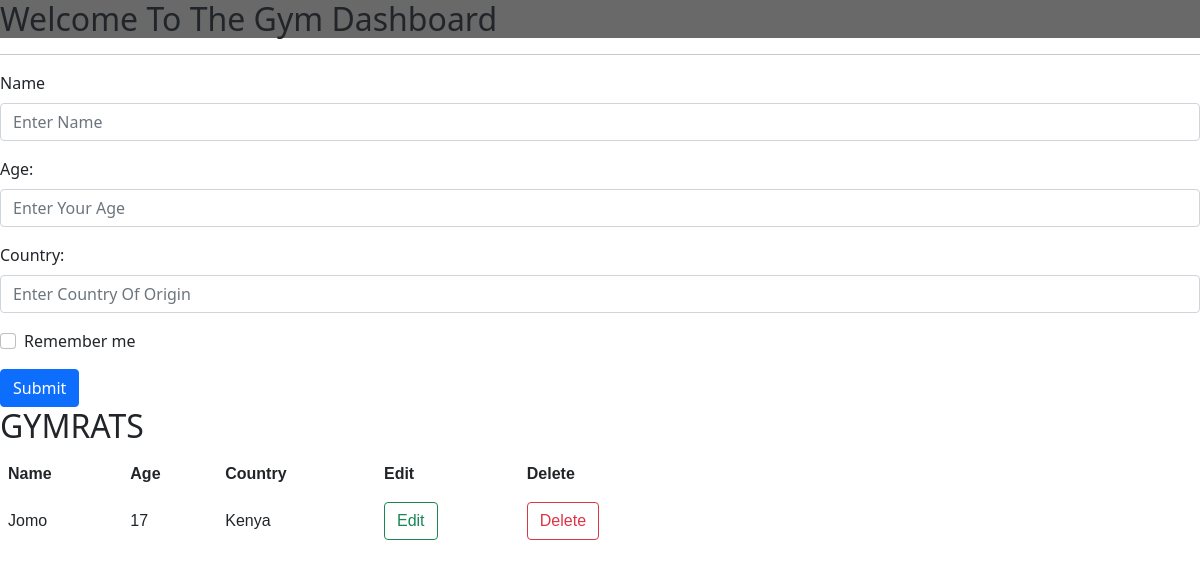
Page /dashboard/ on the earlier database version.
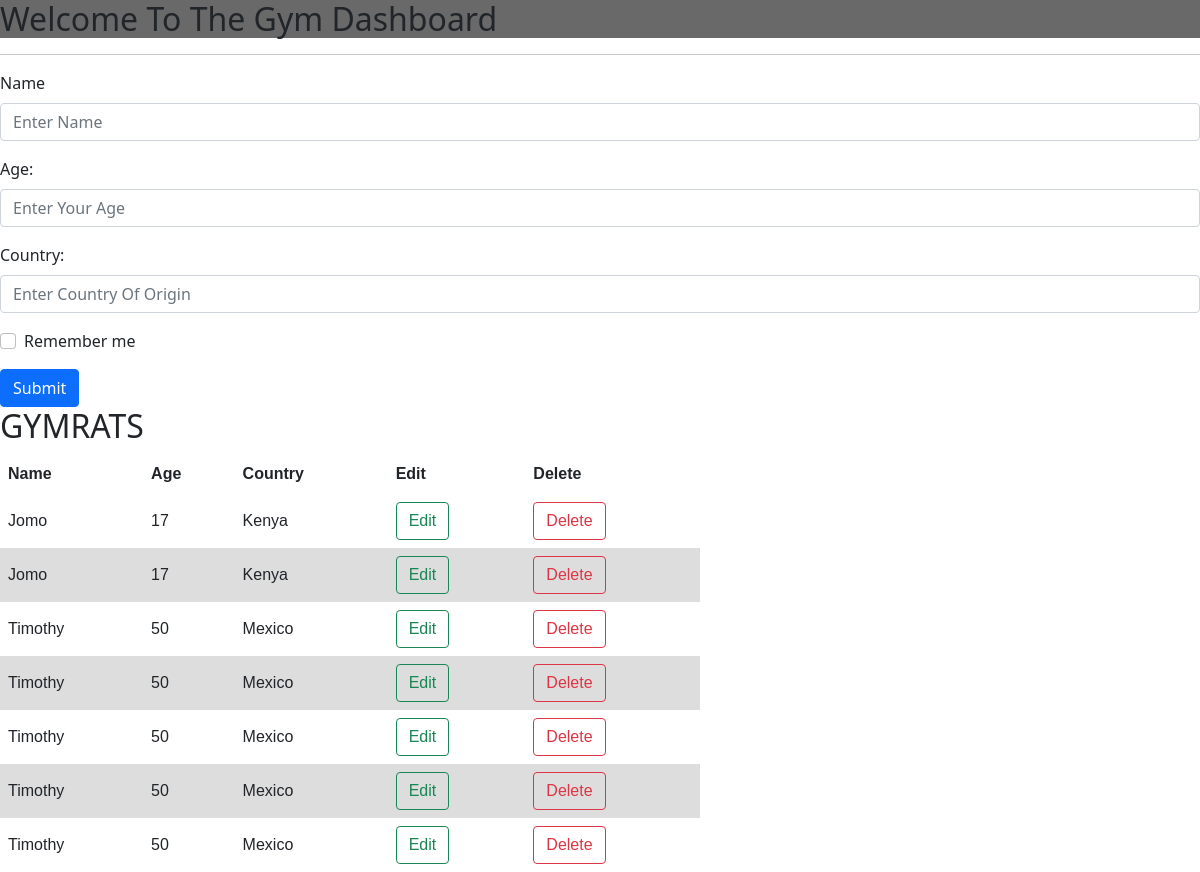
Same page on the later database version.
### assignedapp/models.py (models this page shows)
class Register(models.Model):
    name = models.CharField(max_length=100)
    age = models.IntegerField()
    country = models.CharField(max_length=100)

### assignedapp/views.py (the view)
# urls.py: path('dashboard/',views.dashboard,name='dashboard'),
def dashboard(request):
    data=Register.objects.all()
    context = {'data': data}
    return render(request,'dashboard.html',context)

### assignedapp/templates/dashboard.html (shortened to what this page needs)
<!DOCTYPE html>
<html lang="en">
<head>
<link href="https://cdn.jsdelivr.net/npm/bootstrap@5.0.2/dist/css/bootstrap.min.css" rel="stylesheet">
</head>
<body>
<div>
    <div>
        <h2 style="background-color: dimgrey"color="white">Welcome To The Gym Dashboard</h2>
        <hr>
        <div>
            <form method="POST" action="/addstudent" style="width: 100%">
              <div class="mb-3 mt-3">
                <label for="name" class="form-label">Name</label>
                <input type="name" class="form-control" id="name" placeholder="Enter Name" name="govtname">
              </div>
              <div class="mb-3">
                <label for="age" class="form-label">Age:</label>
                <input type="age" class="form-control" id="age" placeholder="Enter Your Age" name="age">
              </div>
                <div class="mb-3">
                <label for="country" class="form-label">Country:</label>
                <input type="country" class="form-control" id="cntry" placeholder="Enter Country Of Origin" name="cntry">
              </div>
              <div class="form-check mb-3">
                <label class="form-check-label">
                  <input class="form-check-input" type="checkbox" name="remember"> Remember me
                </label>
              </div>
              <button type="submit" class="btn btn-primary">Submit</button>
            </form>
        </div>
    </div>
        <div class="col-md-7" style="border-right: 1px ">
            <h2>GYMRATS </h2>
<table>
  <tr>
    <th>Name</th>
    <th>Age</th>
    <th>Country</th>
      <th>Edit</th>
      <th>Delete</th>
  </tr>
    <tbody>
    {% for gymbro in data %}
    <tr>
        <td>{{ gymbro.name   }}</td>
        <td>{{ gymbro.age   }}</td>
        <td>{{ gymbro.country  }}</td>
        <td>
            <a href="/editstudent/{{ gymbro.id }}" type="button" class="btn btn-outline-success">Edit</a>
        </td>
        <td>
            <a href="/deletestudent/{{ gymbro.id }}" type="button" class="btn btn-outline-danger">Delete</a>
        </td>
    </tr>
    {% endfor %}
    </tbody>
</table>
        </div>
</div>
</body>
</html>

### assignedapp/templates/dashboard.html (style rules this page uses)
table { font-family: arial, sans-serif; border-collapse: collapse; width: 100%; }
td, th { border: 1px solid #dddddd; text-align: left; padding: 8px; }
tr:nth-child(even) { background-color: #dddddd; }

Differences in the rows shown:
added Register: name "Jomo", age "17", country "Kenya"
added Register: name "Timothy", age "50", country "Mexico"
added Register: name "Timothy", age "50", country "Mexico"
added Register: name "Timothy", age "50", country "Mexico"
added Register: name "Timothy", age "50", country "Mexico"
added Register: name "Timothy", age "50", country "Mexico"
